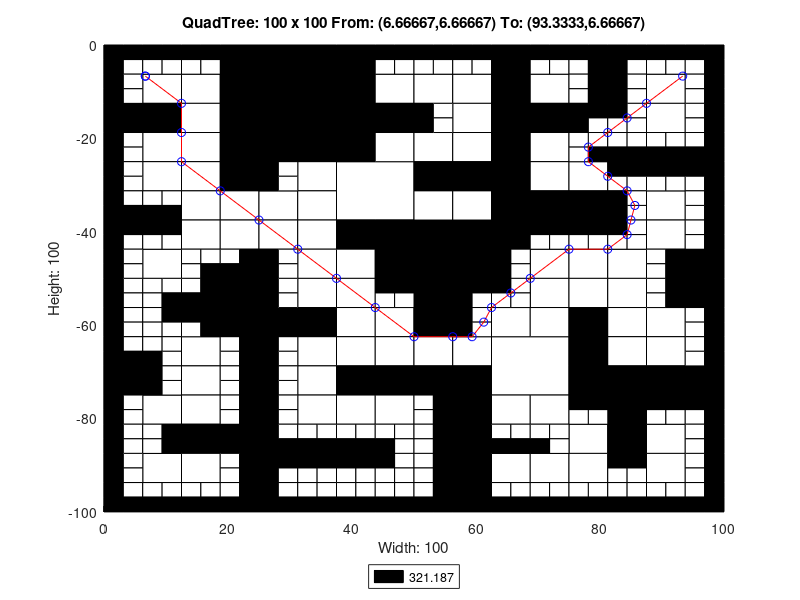

Here is the MATLAB script that generated this plot:
axis([0 100 -100 0]);
title('QuadTree: 100 x 100 From: (6.66667,6.66667) To: (93.3333,6.66667)');
xlabel('Width: 100');
ylabel('Height: 100');
rectangle('Position',[25 -12.5 12.5 12.5], 'FaceColor',[0 0 0]);
rectangle('Position',[25 -25 12.5 12.5], 'FaceColor',[0 0 0]);
rectangle('Position',[37.5 -37.5 12.5 12.5], 'FaceColor',[1 1 1]);
rectangle('Position',[50 -50 12.5 12.5], 'FaceColor',[0 0 0]);
rectangle('Position',[62.5 -75 12.5 12.5], 'FaceColor',[1 1 1]);
rectangle('Position',[6.25 -12.5 6.25 6.25], 'FaceColor',[1 1 1]);
rectangle('Position',[18.75 -6.25 6.25 6.25], 'FaceColor',[0 0 0]);
rectangle('Position',[12.5 -12.5 6.25 6.25], 'FaceColor',[1 1 1]);
rectangle('Position',[18.75 -12.5 6.25 6.25], 'FaceColor',[0 0 0]);
rectangle('Position',[0 -18.75 6.25 6.25], 'FaceColor',[0 0 0]);
rectangle('Position',[6.25 -18.75 6.25 6.25], 'FaceColor',[0 0 0]);
rectangle('Position',[6.25 -25 6.25 6.25], 'FaceColor',[1 1 1]);
rectangle('Position',[12.5 -18.75 6.25 6.25], 'FaceColor',[1 1 1]);
rectangle('Position',[18.75 -18.75 6.25 6.25], 'FaceColor',[0 0 0]);
rectangle('Position',[12.5 -25 6.25 6.25], 'FaceColor',[1 1 1]);
rectangle('Position',[18.75 -25 6.25 6.25], 'FaceColor',[0 0 0]);
rectangle('Position',[37.5 -6.25 6.25 6.25], 'FaceColor',[0 0 0]);
rectangle('Position',[37.5 -12.5 6.25 6.25], 'FaceColor',[0 0 0]);
rectangle('Position',[43.75 -12.5 6.25 6.25], 'FaceColor',[1 1 1]);
rectangle('Position',[37.5 -18.75 6.25 6.25], 'FaceColor',[0 0 0]);
rectangle('Position',[43.75 -18.75 6.25 6.25], 'FaceColor',[0 0 0]);
rectangle('Position',[37.5 -25 6.25 6.25], 'FaceColor',[0 0 0]);
rectangle('Position',[43.75 -25 6.25 6.25], 'FaceColor',[1 1 1]);
rectangle('Position',[6.25 -31.25 6.25 6.25], 'FaceColor',[1 1 1]);
rectangle('Position',[12.5 -31.25 6.25 6.25], 'FaceColor',[1 1 1]);
rectangle('Position',[18.75 -31.25 6.25 6.25], 'FaceColor',[0 0 0]);
rectangle('Position',[12.5 -37.5 6.25 6.25], 'FaceColor',[1 1 1]);
rectangle('Position',[18.75 -37.5 6.25 6.25], 'FaceColor',[1 1 1]);
rectangle('Position',[6.25 -50 6.25 6.25], 'FaceColor',[1 1 1]);
rectangle('Position',[12.5 -43.75 6.25 6.25], 'FaceColor',[1 1 1]);
rectangle('Position',[18.75 -43.75 6.25 6.25], 'FaceColor',[1 1 1]);
rectangle('Position',[31.25 -31.25 6.25 6.25], 'FaceColor',[1 1 1]);
rectangle('Position',[25 -37.5 6.25 6.25], 'FaceColor',[1 1 1]);
rectangle('Position',[31.25 -37.5 6.25 6.25], 'FaceColor',[1 1 1]);
rectangle('Position',[25 -43.75 6.25 6.25], 'FaceColor',[1 1 1]);
rectangle('Position',[31.25 -43.75 6.25 6.25], 'FaceColor',[1 1 1]);
rectangle('Position',[31.25 -50 6.25 6.25], 'FaceColor',[1 1 1]);
rectangle('Position',[37.5 -43.75 6.25 6.25], 'FaceColor',[0 0 0]);
rectangle('Position',[43.75 -43.75 6.25 6.25], 'FaceColor',[0 0 0]);
rectangle('Position',[37.5 -50 6.25 6.25], 'FaceColor',[1 1 1]);
rectangle('Position',[43.75 -50 6.25 6.25], 'FaceColor',[0 0 0]);
rectangle('Position',[50 -12.5 6.25 6.25], 'FaceColor',[1 1 1]);
rectangle('Position',[56.25 -12.5 6.25 6.25], 'FaceColor',[1 1 1]);
rectangle('Position',[62.5 -6.25 6.25 6.25], 'FaceColor',[0 0 0]);
rectangle('Position',[62.5 -12.5 6.25 6.25], 'FaceColor',[0 0 0]);
rectangle('Position',[68.75 -12.5 6.25 6.25], 'FaceColor',[1 1 1]);
rectangle('Position',[56.25 -18.75 6.25 6.25], 'FaceColor',[1 1 1]);
rectangle('Position',[50 -25 6.25 6.25], 'FaceColor',[1 1 1]);
rectangle('Position',[56.25 -25 6.25 6.25], 'FaceColor',[1 1 1]);
rectangle('Position',[62.5 -18.75 6.25 6.25], 'FaceColor',[0 0 0]);
rectangle('Position',[68.75 -18.75 6.25 6.25], 'FaceColor',[0 0 0]);
rectangle('Position',[62.5 -25 6.25 6.25], 'FaceColor',[0 0 0]);
rectangle('Position',[68.75 -25 6.25 6.25], 'FaceColor',[1 1 1]);
rectangle('Position',[87.5 -12.5 6.25 6.25], 'FaceColor',[1 1 1]);
rectangle('Position',[87.5 -18.75 6.25 6.25], 'FaceColor',[1 1 1]);
rectangle('Position',[50 -31.25 6.25 6.25], 'FaceColor',[0 0 0]);
rectangle('Position',[56.25 -31.25 6.25 6.25], 'FaceColor',[0 0 0]);
rectangle('Position',[50 -37.5 6.25 6.25], 'FaceColor',[1 1 1]);
rectangle('Position',[56.25 -37.5 6.25 6.25], 'FaceColor',[1 1 1]);
rectangle('Position',[62.5 -31.25 6.25 6.25], 'FaceColor',[0 0 0]);
rectangle('Position',[68.75 -31.25 6.25 6.25], 'FaceColor',[1 1 1]);
rectangle('Position',[62.5 -37.5 6.25 6.25], 'FaceColor',[0 0 0]);
rectangle('Position',[68.75 -37.5 6.25 6.25], 'FaceColor',[0 0 0]);
rectangle('Position',[62.5 -43.75 6.25 6.25], 'FaceColor',[0 0 0]);
rectangle('Position',[68.75 -50 6.25 6.25], 'FaceColor',[1 1 1]);
rectangle('Position',[75 -31.25 6.25 6.25], 'FaceColor',[1 1 1]);
rectangle('Position',[75 -37.5 6.25 6.25], 'FaceColor',[0 0 0]);
rectangle('Position',[87.5 -37.5 6.25 6.25], 'FaceColor',[1 1 1]);
rectangle('Position',[75 -50 6.25 6.25], 'FaceColor',[1 1 1]);
rectangle('Position',[81.25 -50 6.25 6.25], 'FaceColor',[1 1 1]);
rectangle('Position',[87.5 -43.75 6.25 6.25], 'FaceColor',[1 1 1]);
rectangle('Position',[93.75 -50 6.25 6.25], 'FaceColor',[0 0 0]);
rectangle('Position',[18.75 -56.25 6.25 6.25], 'FaceColor',[0 0 0]);
rectangle('Position',[18.75 -62.5 6.25 6.25], 'FaceColor',[0 0 0]);
rectangle('Position',[0 -75 6.25 6.25], 'FaceColor',[0 0 0]);
rectangle('Position',[12.5 -68.75 6.25 6.25], 'FaceColor',[1 1 1]);
rectangle('Position',[12.5 -75 6.25 6.25], 'FaceColor',[1 1 1]);
rectangle('Position',[31.25 -56.25 6.25 6.25], 'FaceColor',[1 1 1]);
rectangle('Position',[25 -62.5 6.25 6.25], 'FaceColor',[0 0 0]);
rectangle('Position',[31.25 -62.5 6.25 6.25], 'FaceColor',[0 0 0]);
rectangle('Position',[37.5 -56.25 6.25 6.25], 'FaceColor',[1 1 1]);
rectangle('Position',[37.5 -62.5 6.25 6.25], 'FaceColor',[1 1 1]);
rectangle('Position',[43.75 -62.5 6.25 6.25], 'FaceColor',[1 1 1]);
rectangle('Position',[31.25 -68.75 6.25 6.25], 'FaceColor',[1 1 1]);
rectangle('Position',[31.25 -75 6.25 6.25], 'FaceColor',[1 1 1]);
rectangle('Position',[37.5 -68.75 6.25 6.25], 'FaceColor',[1 1 1]);
rectangle('Position',[43.75 -68.75 6.25 6.25], 'FaceColor',[1 1 1]);
rectangle('Position',[37.5 -75 6.25 6.25], 'FaceColor',[0 0 0]);
rectangle('Position',[43.75 -75 6.25 6.25], 'FaceColor',[0 0 0]);
rectangle('Position',[6.25 -81.25 6.25 6.25], 'FaceColor',[1 1 1]);
rectangle('Position',[12.5 -81.25 6.25 6.25], 'FaceColor',[1 1 1]);
rectangle('Position',[12.5 -87.5 6.25 6.25], 'FaceColor',[0 0 0]);
rectangle('Position',[18.75 -87.5 6.25 6.25], 'FaceColor',[0 0 0]);
rectangle('Position',[6.25 -93.75 6.25 6.25], 'FaceColor',[1 1 1]);
rectangle('Position',[12.5 -93.75 6.25 6.25], 'FaceColor',[1 1 1]);
rectangle('Position',[31.25 -81.25 6.25 6.25], 'FaceColor',[1 1 1]);
rectangle('Position',[37.5 -81.25 6.25 6.25], 'FaceColor',[1 1 1]);
rectangle('Position',[43.75 -81.25 6.25 6.25], 'FaceColor',[1 1 1]);
rectangle('Position',[50 -56.25 6.25 6.25], 'FaceColor',[0 0 0]);
rectangle('Position',[50 -62.5 6.25 6.25], 'FaceColor',[0 0 0]);
rectangle('Position',[68.75 -56.25 6.25 6.25], 'FaceColor',[1 1 1]);
rectangle('Position',[62.5 -62.5 6.25 6.25], 'FaceColor',[1 1 1]);
rectangle('Position',[68.75 -62.5 6.25 6.25], 'FaceColor',[1 1 1]);
rectangle('Position',[50 -68.75 6.25 6.25], 'FaceColor',[1 1 1]);
rectangle('Position',[56.25 -68.75 6.25 6.25], 'FaceColor',[1 1 1]);
rectangle('Position',[50 -75 6.25 6.25], 'FaceColor',[0 0 0]);
rectangle('Position',[56.25 -75 6.25 6.25], 'FaceColor',[0 0 0]);
rectangle('Position',[75 -56.25 6.25 6.25], 'FaceColor',[1 1 1]);
rectangle('Position',[81.25 -56.25 6.25 6.25], 'FaceColor',[1 1 1]);
rectangle('Position',[75 -62.5 6.25 6.25], 'FaceColor',[0 0 0]);
rectangle('Position',[81.25 -62.5 6.25 6.25], 'FaceColor',[1 1 1]);
rectangle('Position',[93.75 -56.25 6.25 6.25], 'FaceColor',[0 0 0]);
rectangle('Position',[87.5 -62.5 6.25 6.25], 'FaceColor',[1 1 1]);
rectangle('Position',[75 -68.75 6.25 6.25], 'FaceColor',[0 0 0]);
rectangle('Position',[81.25 -68.75 6.25 6.25], 'FaceColor',[1 1 1]);
rectangle('Position',[75 -75 6.25 6.25], 'FaceColor',[0 0 0]);
rectangle('Position',[81.25 -75 6.25 6.25], 'FaceColor',[0 0 0]);
rectangle('Position',[87.5 -68.75 6.25 6.25], 'FaceColor',[1 1 1]);
rectangle('Position',[87.5 -75 6.25 6.25], 'FaceColor',[0 0 0]);
rectangle('Position',[93.75 -75 6.25 6.25], 'FaceColor',[0 0 0]);
rectangle('Position',[56.25 -81.25 6.25 6.25], 'FaceColor',[0 0 0]);
rectangle('Position',[56.25 -87.5 6.25 6.25], 'FaceColor',[0 0 0]);
rectangle('Position',[62.5 -81.25 6.25 6.25], 'FaceColor',[1 1 1]);
rectangle('Position',[68.75 -81.25 6.25 6.25], 'FaceColor',[1 1 1]);
rectangle('Position',[56.25 -93.75 6.25 6.25], 'FaceColor',[0 0 0]);
rectangle('Position',[56.25 -100 6.25 6.25], 'FaceColor',[0 0 0]);
rectangle('Position',[62.5 -93.75 6.25 6.25], 'FaceColor',[1 1 1]);
rectangle('Position',[68.75 -93.75 6.25 6.25], 'FaceColor',[1 1 1]);
rectangle('Position',[81.25 -81.25 6.25 6.25], 'FaceColor',[0 0 0]);
rectangle('Position',[75 -87.5 6.25 6.25], 'FaceColor',[1 1 1]);
rectangle('Position',[81.25 -87.5 6.25 6.25], 'FaceColor',[0 0 0]);
rectangle('Position',[87.5 -87.5 6.25 6.25], 'FaceColor',[1 1 1]);
rectangle('Position',[75 -93.75 6.25 6.25], 'FaceColor',[1 1 1]);
rectangle('Position',[87.5 -93.75 6.25 6.25], 'FaceColor',[1 1 1]);
rectangle('Position',[0 -3.125 3.125 3.125], 'FaceColor',[0 0 0]);
rectangle('Position',[3.125 -3.125 3.125 3.125], 'FaceColor',[0 0 0]);
rectangle('Position',[0 -6.25 3.125 3.125], 'FaceColor',[0 0 0]);
rectangle('Position',[3.125 -6.25 3.125 3.125], 'FaceColor',[1 1 1]);
rectangle('Position',[6.25 -3.125 3.125 3.125], 'FaceColor',[0 0 0]);
rectangle('Position',[9.375 -3.125 3.125 3.125], 'FaceColor',[0 0 0]);
rectangle('Position',[6.25 -6.25 3.125 3.125], 'FaceColor',[1 1 1]);
rectangle('Position',[9.375 -6.25 3.125 3.125], 'FaceColor',[1 1 1]);
rectangle('Position',[0 -9.375 3.125 3.125], 'FaceColor',[0 0 0]);
rectangle('Position',[3.125 -9.375 3.125 3.125], 'FaceColor',[1 1 1]);
rectangle('Position',[0 -12.5 3.125 3.125], 'FaceColor',[0 0 0]);
rectangle('Position',[3.125 -12.5 3.125 3.125], 'FaceColor',[1 1 1]);
rectangle('Position',[12.5 -3.125 3.125 3.125], 'FaceColor',[0 0 0]);
rectangle('Position',[15.625 -3.125 3.125 3.125], 'FaceColor',[0 0 0]);
rectangle('Position',[12.5 -6.25 3.125 3.125], 'FaceColor',[1 1 1]);
rectangle('Position',[15.625 -6.25 3.125 3.125], 'FaceColor',[1 1 1]);
rectangle('Position',[0 -21.875 3.125 3.125], 'FaceColor',[0 0 0]);
rectangle('Position',[3.125 -21.875 3.125 3.125], 'FaceColor',[1 1 1]);
rectangle('Position',[0 -25 3.125 3.125], 'FaceColor',[0 0 0]);
rectangle('Position',[3.125 -25 3.125 3.125], 'FaceColor',[1 1 1]);
rectangle('Position',[43.75 -3.125 3.125 3.125], 'FaceColor',[0 0 0]);
rectangle('Position',[46.875 -3.125 3.125 3.125], 'FaceColor',[0 0 0]);
rectangle('Position',[43.75 -6.25 3.125 3.125], 'FaceColor',[1 1 1]);
rectangle('Position',[46.875 -6.25 3.125 3.125], 'FaceColor',[1 1 1]);
rectangle('Position',[0 -28.125 3.125 3.125], 'FaceColor',[0 0 0]);
rectangle('Position',[3.125 -28.125 3.125 3.125], 'FaceColor',[1 1 1]);
rectangle('Position',[0 -31.25 3.125 3.125], 'FaceColor',[0 0 0]);
rectangle('Position',[3.125 -31.25 3.125 3.125], 'FaceColor',[1 1 1]);
rectangle('Position',[0 -34.375 3.125 3.125], 'FaceColor',[0 0 0]);
rectangle('Position',[3.125 -34.375 3.125 3.125], 'FaceColor',[1 1 1]);
rectangle('Position',[0 -37.5 3.125 3.125], 'FaceColor',[0 0 0]);
rectangle('Position',[3.125 -37.5 3.125 3.125], 'FaceColor',[0 0 0]);
rectangle('Position',[6.25 -34.375 3.125 3.125], 'FaceColor',[1 1 1]);
rectangle('Position',[9.375 -34.375 3.125 3.125], 'FaceColor',[1 1 1]);
rectangle('Position',[6.25 -37.5 3.125 3.125], 'FaceColor',[0 0 0]);
rectangle('Position',[9.375 -37.5 3.125 3.125], 'FaceColor',[0 0 0]);
rectangle('Position',[0 -40.625 3.125 3.125], 'FaceColor',[0 0 0]);
rectangle('Position',[3.125 -40.625 3.125 3.125], 'FaceColor',[0 0 0]);
rectangle('Position',[0 -43.75 3.125 3.125], 'FaceColor',[0 0 0]);
rectangle('Position',[3.125 -43.75 3.125 3.125], 'FaceColor',[1 1 1]);
rectangle('Position',[6.25 -40.625 3.125 3.125], 'FaceColor',[0 0 0]);
rectangle('Position',[9.375 -40.625 3.125 3.125], 'FaceColor',[0 0 0]);
rectangle('Position',[6.25 -43.75 3.125 3.125], 'FaceColor',[1 1 1]);
rectangle('Position',[9.375 -43.75 3.125 3.125], 'FaceColor',[1 1 1]);
rectangle('Position',[0 -46.875 3.125 3.125], 'FaceColor',[0 0 0]);
rectangle('Position',[3.125 -46.875 3.125 3.125], 'FaceColor',[1 1 1]);
rectangle('Position',[0 -50 3.125 3.125], 'FaceColor',[0 0 0]);
rectangle('Position',[3.125 -50 3.125 3.125], 'FaceColor',[1 1 1]);
rectangle('Position',[12.5 -46.875 3.125 3.125], 'FaceColor',[1 1 1]);
rectangle('Position',[15.625 -46.875 3.125 3.125], 'FaceColor',[1 1 1]);
rectangle('Position',[12.5 -50 3.125 3.125], 'FaceColor',[1 1 1]);
rectangle('Position',[15.625 -50 3.125 3.125], 'FaceColor',[0 0 0]);
rectangle('Position',[18.75 -46.875 3.125 3.125], 'FaceColor',[1 1 1]);
rectangle('Position',[21.875 -46.875 3.125 3.125], 'FaceColor',[0 0 0]);
rectangle('Position',[18.75 -50 3.125 3.125], 'FaceColor',[0 0 0]);
rectangle('Position',[21.875 -50 3.125 3.125], 'FaceColor',[0 0 0]);
rectangle('Position',[25 -28.125 3.125 3.125], 'FaceColor',[0 0 0]);
rectangle('Position',[28.125 -28.125 3.125 3.125], 'FaceColor',[1 1 1]);
rectangle('Position',[25 -31.25 3.125 3.125], 'FaceColor',[0 0 0]);
rectangle('Position',[28.125 -31.25 3.125 3.125], 'FaceColor',[1 1 1]);
rectangle('Position',[25 -46.875 3.125 3.125], 'FaceColor',[0 0 0]);
rectangle('Position',[28.125 -46.875 3.125 3.125], 'FaceColor',[1 1 1]);
rectangle('Position',[25 -50 3.125 3.125], 'FaceColor',[0 0 0]);
rectangle('Position',[28.125 -50 3.125 3.125], 'FaceColor',[1 1 1]);
rectangle('Position',[50 -3.125 3.125 3.125], 'FaceColor',[0 0 0]);
rectangle('Position',[53.125 -3.125 3.125 3.125], 'FaceColor',[0 0 0]);
rectangle('Position',[50 -6.25 3.125 3.125], 'FaceColor',[1 1 1]);
rectangle('Position',[53.125 -6.25 3.125 3.125], 'FaceColor',[1 1 1]);
rectangle('Position',[56.25 -3.125 3.125 3.125], 'FaceColor',[0 0 0]);
rectangle('Position',[59.375 -3.125 3.125 3.125], 'FaceColor',[0 0 0]);
rectangle('Position',[56.25 -6.25 3.125 3.125], 'FaceColor',[1 1 1]);
rectangle('Position',[59.375 -6.25 3.125 3.125], 'FaceColor',[1 1 1]);
rectangle('Position',[68.75 -3.125 3.125 3.125], 'FaceColor',[0 0 0]);
rectangle('Position',[71.875 -3.125 3.125 3.125], 'FaceColor',[0 0 0]);
rectangle('Position',[68.75 -6.25 3.125 3.125], 'FaceColor',[1 1 1]);
rectangle('Position',[71.875 -6.25 3.125 3.125], 'FaceColor',[1 1 1]);
rectangle('Position',[50 -15.625 3.125 3.125], 'FaceColor',[0 0 0]);
rectangle('Position',[53.125 -15.625 3.125 3.125], 'FaceColor',[1 1 1]);
rectangle('Position',[50 -18.75 3.125 3.125], 'FaceColor',[0 0 0]);
rectangle('Position',[53.125 -18.75 3.125 3.125], 'FaceColor',[1 1 1]);
rectangle('Position',[75 -3.125 3.125 3.125], 'FaceColor',[0 0 0]);
rectangle('Position',[78.125 -3.125 3.125 3.125], 'FaceColor',[0 0 0]);
rectangle('Position',[75 -6.25 3.125 3.125], 'FaceColor',[1 1 1]);
rectangle('Position',[78.125 -6.25 3.125 3.125], 'FaceColor',[0 0 0]);
rectangle('Position',[81.25 -3.125 3.125 3.125], 'FaceColor',[0 0 0]);
rectangle('Position',[84.375 -3.125 3.125 3.125], 'FaceColor',[0 0 0]);
rectangle('Position',[81.25 -6.25 3.125 3.125], 'FaceColor',[0 0 0]);
rectangle('Position',[84.375 -6.25 3.125 3.125], 'FaceColor',[1 1 1]);
rectangle('Position',[75 -9.375 3.125 3.125], 'FaceColor',[1 1 1]);
rectangle('Position',[78.125 -9.375 3.125 3.125], 'FaceColor',[0 0 0]);
rectangle('Position',[75 -12.5 3.125 3.125], 'FaceColor',[1 1 1]);
rectangle('Position',[78.125 -12.5 3.125 3.125], 'FaceColor',[0 0 0]);
rectangle('Position',[81.25 -9.375 3.125 3.125], 'FaceColor',[0 0 0]);
rectangle('Position',[84.375 -9.375 3.125 3.125], 'FaceColor',[1 1 1]);
rectangle('Position',[81.25 -12.5 3.125 3.125], 'FaceColor',[0 0 0]);
rectangle('Position',[84.375 -12.5 3.125 3.125], 'FaceColor',[1 1 1]);
rectangle('Position',[87.5 -3.125 3.125 3.125], 'FaceColor',[0 0 0]);
rectangle('Position',[90.625 -3.125 3.125 3.125], 'FaceColor',[0 0 0]);
rectangle('Position',[87.5 -6.25 3.125 3.125], 'FaceColor',[1 1 1]);
rectangle('Position',[90.625 -6.25 3.125 3.125], 'FaceColor',[1 1 1]);
rectangle('Position',[93.75 -3.125 3.125 3.125], 'FaceColor',[0 0 0]);
rectangle('Position',[96.875 -3.125 3.125 3.125], 'FaceColor',[0 0 0]);
rectangle('Position',[93.75 -6.25 3.125 3.125], 'FaceColor',[1 1 1]);
rectangle('Position',[96.875 -6.25 3.125 3.125], 'FaceColor',[0 0 0]);
rectangle('Position',[93.75 -9.375 3.125 3.125], 'FaceColor',[1 1 1]);
rectangle('Position',[96.875 -9.375 3.125 3.125], 'FaceColor',[0 0 0]);
rectangle('Position',[93.75 -12.5 3.125 3.125], 'FaceColor',[1 1 1]);
rectangle('Position',[96.875 -12.5 3.125 3.125], 'FaceColor',[0 0 0]);
rectangle('Position',[75 -15.625 3.125 3.125], 'FaceColor',[0 0 0]);
rectangle('Position',[78.125 -15.625 3.125 3.125], 'FaceColor',[0 0 0]);
rectangle('Position',[75 -18.75 3.125 3.125], 'FaceColor',[0 0 0]);
rectangle('Position',[78.125 -18.75 3.125 3.125], 'FaceColor',[1 1 1]);
rectangle('Position',[81.25 -15.625 3.125 3.125], 'FaceColor',[0 0 0]);
rectangle('Position',[84.375 -15.625 3.125 3.125], 'FaceColor',[1 1 1]);
rectangle('Position',[81.25 -18.75 3.125 3.125], 'FaceColor',[1 1 1]);
rectangle('Position',[84.375 -18.75 3.125 3.125], 'FaceColor',[1 1 1]);
rectangle('Position',[75 -21.875 3.125 3.125], 'FaceColor',[1 1 1]);
rectangle('Position',[78.125 -21.875 3.125 3.125], 'FaceColor',[1 1 1]);
rectangle('Position',[75 -25 3.125 3.125], 'FaceColor',[1 1 1]);
rectangle('Position',[78.125 -25 3.125 3.125], 'FaceColor',[0 0 0]);
rectangle('Position',[81.25 -21.875 3.125 3.125], 'FaceColor',[1 1 1]);
rectangle('Position',[84.375 -21.875 3.125 3.125], 'FaceColor',[1 1 1]);
rectangle('Position',[81.25 -25 3.125 3.125], 'FaceColor',[0 0 0]);
rectangle('Position',[84.375 -25 3.125 3.125], 'FaceColor',[0 0 0]);
rectangle('Position',[93.75 -15.625 3.125 3.125], 'FaceColor',[1 1 1]);
rectangle('Position',[96.875 -15.625 3.125 3.125], 'FaceColor',[0 0 0]);
rectangle('Position',[93.75 -18.75 3.125 3.125], 'FaceColor',[1 1 1]);
rectangle('Position',[96.875 -18.75 3.125 3.125], 'FaceColor',[0 0 0]);
rectangle('Position',[87.5 -21.875 3.125 3.125], 'FaceColor',[1 1 1]);
rectangle('Position',[90.625 -21.875 3.125 3.125], 'FaceColor',[1 1 1]);
rectangle('Position',[87.5 -25 3.125 3.125], 'FaceColor',[0 0 0]);
rectangle('Position',[90.625 -25 3.125 3.125], 'FaceColor',[0 0 0]);
rectangle('Position',[93.75 -21.875 3.125 3.125], 'FaceColor',[1 1 1]);
rectangle('Position',[96.875 -21.875 3.125 3.125], 'FaceColor',[0 0 0]);
rectangle('Position',[93.75 -25 3.125 3.125], 'FaceColor',[0 0 0]);
rectangle('Position',[96.875 -25 3.125 3.125], 'FaceColor',[0 0 0]);
rectangle('Position',[68.75 -40.625 3.125 3.125], 'FaceColor',[0 0 0]);
rectangle('Position',[71.875 -40.625 3.125 3.125], 'FaceColor',[0 0 0]);
rectangle('Position',[68.75 -43.75 3.125 3.125], 'FaceColor',[1 1 1]);
rectangle('Position',[71.875 -43.75 3.125 3.125], 'FaceColor',[1 1 1]);
rectangle('Position',[62.5 -46.875 3.125 3.125], 'FaceColor',[0 0 0]);
rectangle('Position',[65.625 -46.875 3.125 3.125], 'FaceColor',[1 1 1]);
rectangle('Position',[62.5 -50 3.125 3.125], 'FaceColor',[0 0 0]);
rectangle('Position',[65.625 -50 3.125 3.125], 'FaceColor',[1 1 1]);
rectangle('Position',[81.25 -28.125 3.125 3.125], 'FaceColor',[0 0 0]);
rectangle('Position',[84.375 -28.125 3.125 3.125], 'FaceColor',[0 0 0]);
rectangle('Position',[81.25 -31.25 3.125 3.125], 'FaceColor',[1 1 1]);
rectangle('Position',[84.375 -31.25 3.125 3.125], 'FaceColor',[1 1 1]);
rectangle('Position',[81.25 -34.375 3.125 3.125], 'FaceColor',[0 0 0]);
rectangle('Position',[84.375 -34.375 3.125 3.125], 'FaceColor',[1 1 1]);
rectangle('Position',[81.25 -37.5 3.125 3.125], 'FaceColor',[0 0 0]);
rectangle('Position',[84.375 -37.5 3.125 3.125], 'FaceColor',[1 1 1]);
rectangle('Position',[87.5 -28.125 3.125 3.125], 'FaceColor',[0 0 0]);
rectangle('Position',[90.625 -28.125 3.125 3.125], 'FaceColor',[0 0 0]);
rectangle('Position',[87.5 -31.25 3.125 3.125], 'FaceColor',[1 1 1]);
rectangle('Position',[90.625 -31.25 3.125 3.125], 'FaceColor',[1 1 1]);
rectangle('Position',[93.75 -28.125 3.125 3.125], 'FaceColor',[0 0 0]);
rectangle('Position',[96.875 -28.125 3.125 3.125], 'FaceColor',[0 0 0]);
rectangle('Position',[93.75 -31.25 3.125 3.125], 'FaceColor',[1 1 1]);
rectangle('Position',[96.875 -31.25 3.125 3.125], 'FaceColor',[0 0 0]);
rectangle('Position',[93.75 -34.375 3.125 3.125], 'FaceColor',[1 1 1]);
rectangle('Position',[96.875 -34.375 3.125 3.125], 'FaceColor',[0 0 0]);
rectangle('Position',[93.75 -37.5 3.125 3.125], 'FaceColor',[1 1 1]);
rectangle('Position',[96.875 -37.5 3.125 3.125], 'FaceColor',[0 0 0]);
rectangle('Position',[75 -40.625 3.125 3.125], 'FaceColor',[0 0 0]);
rectangle('Position',[78.125 -40.625 3.125 3.125], 'FaceColor',[0 0 0]);
rectangle('Position',[75 -43.75 3.125 3.125], 'FaceColor',[1 1 1]);
rectangle('Position',[78.125 -43.75 3.125 3.125], 'FaceColor',[1 1 1]);
rectangle('Position',[81.25 -40.625 3.125 3.125], 'FaceColor',[0 0 0]);
rectangle('Position',[84.375 -40.625 3.125 3.125], 'FaceColor',[1 1 1]);
rectangle('Position',[81.25 -43.75 3.125 3.125], 'FaceColor',[1 1 1]);
rectangle('Position',[84.375 -43.75 3.125 3.125], 'FaceColor',[1 1 1]);
rectangle('Position',[93.75 -40.625 3.125 3.125], 'FaceColor',[1 1 1]);
rectangle('Position',[96.875 -40.625 3.125 3.125], 'FaceColor',[0 0 0]);
rectangle('Position',[93.75 -43.75 3.125 3.125], 'FaceColor',[1 1 1]);
rectangle('Position',[96.875 -43.75 3.125 3.125], 'FaceColor',[0 0 0]);
rectangle('Position',[87.5 -46.875 3.125 3.125], 'FaceColor',[1 1 1]);
rectangle('Position',[90.625 -46.875 3.125 3.125], 'FaceColor',[0 0 0]);
rectangle('Position',[87.5 -50 3.125 3.125], 'FaceColor',[1 1 1]);
rectangle('Position',[90.625 -50 3.125 3.125], 'FaceColor',[0 0 0]);
rectangle('Position',[0 -53.125 3.125 3.125], 'FaceColor',[0 0 0]);
rectangle('Position',[3.125 -53.125 3.125 3.125], 'FaceColor',[1 1 1]);
rectangle('Position',[0 -56.25 3.125 3.125], 'FaceColor',[0 0 0]);
rectangle('Position',[3.125 -56.25 3.125 3.125], 'FaceColor',[1 1 1]);
rectangle('Position',[6.25 -53.125 3.125 3.125], 'FaceColor',[1 1 1]);
rectangle('Position',[9.375 -53.125 3.125 3.125], 'FaceColor',[1 1 1]);
rectangle('Position',[6.25 -56.25 3.125 3.125], 'FaceColor',[1 1 1]);
rectangle('Position',[9.375 -56.25 3.125 3.125], 'FaceColor',[0 0 0]);
rectangle('Position',[0 -59.375 3.125 3.125], 'FaceColor',[0 0 0]);
rectangle('Position',[3.125 -59.375 3.125 3.125], 'FaceColor',[1 1 1]);
rectangle('Position',[0 -62.5 3.125 3.125], 'FaceColor',[0 0 0]);
rectangle('Position',[3.125 -62.5 3.125 3.125], 'FaceColor',[1 1 1]);
rectangle('Position',[6.25 -59.375 3.125 3.125], 'FaceColor',[1 1 1]);
rectangle('Position',[9.375 -59.375 3.125 3.125], 'FaceColor',[0 0 0]);
rectangle('Position',[6.25 -62.5 3.125 3.125], 'FaceColor',[1 1 1]);
rectangle('Position',[9.375 -62.5 3.125 3.125], 'FaceColor',[1 1 1]);
rectangle('Position',[12.5 -53.125 3.125 3.125], 'FaceColor',[1 1 1]);
rectangle('Position',[15.625 -53.125 3.125 3.125], 'FaceColor',[0 0 0]);
rectangle('Position',[12.5 -56.25 3.125 3.125], 'FaceColor',[0 0 0]);
rectangle('Position',[15.625 -56.25 3.125 3.125], 'FaceColor',[0 0 0]);
rectangle('Position',[12.5 -59.375 3.125 3.125], 'FaceColor',[0 0 0]);
rectangle('Position',[15.625 -59.375 3.125 3.125], 'FaceColor',[0 0 0]);
rectangle('Position',[12.5 -62.5 3.125 3.125], 'FaceColor',[1 1 1]);
rectangle('Position',[15.625 -62.5 3.125 3.125], 'FaceColor',[0 0 0]);
rectangle('Position',[0 -65.625 3.125 3.125], 'FaceColor',[0 0 0]);
rectangle('Position',[3.125 -65.625 3.125 3.125], 'FaceColor',[1 1 1]);
rectangle('Position',[0 -68.75 3.125 3.125], 'FaceColor',[0 0 0]);
rectangle('Position',[3.125 -68.75 3.125 3.125], 'FaceColor',[0 0 0]);
rectangle('Position',[6.25 -65.625 3.125 3.125], 'FaceColor',[1 1 1]);
rectangle('Position',[9.375 -65.625 3.125 3.125], 'FaceColor',[1 1 1]);
rectangle('Position',[6.25 -68.75 3.125 3.125], 'FaceColor',[0 0 0]);
rectangle('Position',[9.375 -68.75 3.125 3.125], 'FaceColor',[1 1 1]);
rectangle('Position',[6.25 -71.875 3.125 3.125], 'FaceColor',[0 0 0]);
rectangle('Position',[9.375 -71.875 3.125 3.125], 'FaceColor',[1 1 1]);
rectangle('Position',[6.25 -75 3.125 3.125], 'FaceColor',[0 0 0]);
rectangle('Position',[9.375 -75 3.125 3.125], 'FaceColor',[1 1 1]);
rectangle('Position',[18.75 -65.625 3.125 3.125], 'FaceColor',[1 1 1]);
rectangle('Position',[21.875 -65.625 3.125 3.125], 'FaceColor',[0 0 0]);
rectangle('Position',[18.75 -68.75 3.125 3.125], 'FaceColor',[1 1 1]);
rectangle('Position',[21.875 -68.75 3.125 3.125], 'FaceColor',[0 0 0]);
rectangle('Position',[18.75 -71.875 3.125 3.125], 'FaceColor',[1 1 1]);
rectangle('Position',[21.875 -71.875 3.125 3.125], 'FaceColor',[0 0 0]);
rectangle('Position',[18.75 -75 3.125 3.125], 'FaceColor',[1 1 1]);
rectangle('Position',[21.875 -75 3.125 3.125], 'FaceColor',[0 0 0]);
rectangle('Position',[25 -53.125 3.125 3.125], 'FaceColor',[0 0 0]);
rectangle('Position',[28.125 -53.125 3.125 3.125], 'FaceColor',[1 1 1]);
rectangle('Position',[25 -56.25 3.125 3.125], 'FaceColor',[0 0 0]);
rectangle('Position',[28.125 -56.25 3.125 3.125], 'FaceColor',[1 1 1]);
rectangle('Position',[43.75 -53.125 3.125 3.125], 'FaceColor',[0 0 0]);
rectangle('Position',[46.875 -53.125 3.125 3.125], 'FaceColor',[0 0 0]);
rectangle('Position',[43.75 -56.25 3.125 3.125], 'FaceColor',[1 1 1]);
rectangle('Position',[46.875 -56.25 3.125 3.125], 'FaceColor',[1 1 1]);
rectangle('Position',[25 -65.625 3.125 3.125], 'FaceColor',[0 0 0]);
rectangle('Position',[28.125 -65.625 3.125 3.125], 'FaceColor',[1 1 1]);
rectangle('Position',[25 -68.75 3.125 3.125], 'FaceColor',[0 0 0]);
rectangle('Position',[28.125 -68.75 3.125 3.125], 'FaceColor',[1 1 1]);
rectangle('Position',[25 -71.875 3.125 3.125], 'FaceColor',[0 0 0]);
rectangle('Position',[28.125 -71.875 3.125 3.125], 'FaceColor',[1 1 1]);
rectangle('Position',[25 -75 3.125 3.125], 'FaceColor',[0 0 0]);
rectangle('Position',[28.125 -75 3.125 3.125], 'FaceColor',[1 1 1]);
rectangle('Position',[0 -78.125 3.125 3.125], 'FaceColor',[0 0 0]);
rectangle('Position',[3.125 -78.125 3.125 3.125], 'FaceColor',[1 1 1]);
rectangle('Position',[0 -81.25 3.125 3.125], 'FaceColor',[0 0 0]);
rectangle('Position',[3.125 -81.25 3.125 3.125], 'FaceColor',[1 1 1]);
rectangle('Position',[0 -84.375 3.125 3.125], 'FaceColor',[0 0 0]);
rectangle('Position',[3.125 -84.375 3.125 3.125], 'FaceColor',[1 1 1]);
rectangle('Position',[0 -87.5 3.125 3.125], 'FaceColor',[0 0 0]);
rectangle('Position',[3.125 -87.5 3.125 3.125], 'FaceColor',[1 1 1]);
rectangle('Position',[6.25 -84.375 3.125 3.125], 'FaceColor',[1 1 1]);
rectangle('Position',[9.375 -84.375 3.125 3.125], 'FaceColor',[0 0 0]);
rectangle('Position',[6.25 -87.5 3.125 3.125], 'FaceColor',[1 1 1]);
rectangle('Position',[9.375 -87.5 3.125 3.125], 'FaceColor',[0 0 0]);
rectangle('Position',[18.75 -78.125 3.125 3.125], 'FaceColor',[1 1 1]);
rectangle('Position',[21.875 -78.125 3.125 3.125], 'FaceColor',[0 0 0]);
rectangle('Position',[18.75 -81.25 3.125 3.125], 'FaceColor',[1 1 1]);
rectangle('Position',[21.875 -81.25 3.125 3.125], 'FaceColor',[0 0 0]);
rectangle('Position',[0 -90.625 3.125 3.125], 'FaceColor',[0 0 0]);
rectangle('Position',[3.125 -90.625 3.125 3.125], 'FaceColor',[1 1 1]);
rectangle('Position',[0 -93.75 3.125 3.125], 'FaceColor',[0 0 0]);
rectangle('Position',[3.125 -93.75 3.125 3.125], 'FaceColor',[1 1 1]);
rectangle('Position',[0 -96.875 3.125 3.125], 'FaceColor',[0 0 0]);
rectangle('Position',[3.125 -96.875 3.125 3.125], 'FaceColor',[1 1 1]);
rectangle('Position',[0 -100 3.125 3.125], 'FaceColor',[0 0 0]);
rectangle('Position',[3.125 -100 3.125 3.125], 'FaceColor',[0 0 0]);
rectangle('Position',[6.25 -96.875 3.125 3.125], 'FaceColor',[1 1 1]);
rectangle('Position',[9.375 -96.875 3.125 3.125], 'FaceColor',[1 1 1]);
rectangle('Position',[6.25 -100 3.125 3.125], 'FaceColor',[0 0 0]);
rectangle('Position',[9.375 -100 3.125 3.125], 'FaceColor',[0 0 0]);
rectangle('Position',[18.75 -90.625 3.125 3.125], 'FaceColor',[1 1 1]);
rectangle('Position',[21.875 -90.625 3.125 3.125], 'FaceColor',[0 0 0]);
rectangle('Position',[18.75 -93.75 3.125 3.125], 'FaceColor',[1 1 1]);
rectangle('Position',[21.875 -93.75 3.125 3.125], 'FaceColor',[0 0 0]);
rectangle('Position',[12.5 -96.875 3.125 3.125], 'FaceColor',[1 1 1]);
rectangle('Position',[15.625 -96.875 3.125 3.125], 'FaceColor',[1 1 1]);
rectangle('Position',[12.5 -100 3.125 3.125], 'FaceColor',[0 0 0]);
rectangle('Position',[15.625 -100 3.125 3.125], 'FaceColor',[0 0 0]);
rectangle('Position',[18.75 -96.875 3.125 3.125], 'FaceColor',[1 1 1]);
rectangle('Position',[21.875 -96.875 3.125 3.125], 'FaceColor',[0 0 0]);
rectangle('Position',[18.75 -100 3.125 3.125], 'FaceColor',[0 0 0]);
rectangle('Position',[21.875 -100 3.125 3.125], 'FaceColor',[0 0 0]);
rectangle('Position',[25 -78.125 3.125 3.125], 'FaceColor',[0 0 0]);
rectangle('Position',[28.125 -78.125 3.125 3.125], 'FaceColor',[1 1 1]);
rectangle('Position',[25 -81.25 3.125 3.125], 'FaceColor',[0 0 0]);
rectangle('Position',[28.125 -81.25 3.125 3.125], 'FaceColor',[1 1 1]);
rectangle('Position',[25 -84.375 3.125 3.125], 'FaceColor',[0 0 0]);
rectangle('Position',[28.125 -84.375 3.125 3.125], 'FaceColor',[1 1 1]);
rectangle('Position',[25 -87.5 3.125 3.125], 'FaceColor',[0 0 0]);
rectangle('Position',[28.125 -87.5 3.125 3.125], 'FaceColor',[0 0 0]);
rectangle('Position',[31.25 -84.375 3.125 3.125], 'FaceColor',[1 1 1]);
rectangle('Position',[34.375 -84.375 3.125 3.125], 'FaceColor',[1 1 1]);
rectangle('Position',[31.25 -87.5 3.125 3.125], 'FaceColor',[0 0 0]);
rectangle('Position',[34.375 -87.5 3.125 3.125], 'FaceColor',[0 0 0]);
rectangle('Position',[37.5 -84.375 3.125 3.125], 'FaceColor',[1 1 1]);
rectangle('Position',[40.625 -84.375 3.125 3.125], 'FaceColor',[1 1 1]);
rectangle('Position',[37.5 -87.5 3.125 3.125], 'FaceColor',[0 0 0]);
rectangle('Position',[40.625 -87.5 3.125 3.125], 'FaceColor',[0 0 0]);
rectangle('Position',[43.75 -84.375 3.125 3.125], 'FaceColor',[1 1 1]);
rectangle('Position',[46.875 -84.375 3.125 3.125], 'FaceColor',[1 1 1]);
rectangle('Position',[43.75 -87.5 3.125 3.125], 'FaceColor',[0 0 0]);
rectangle('Position',[46.875 -87.5 3.125 3.125], 'FaceColor',[1 1 1]);
rectangle('Position',[25 -90.625 3.125 3.125], 'FaceColor',[0 0 0]);
rectangle('Position',[28.125 -90.625 3.125 3.125], 'FaceColor',[0 0 0]);
rectangle('Position',[25 -93.75 3.125 3.125], 'FaceColor',[0 0 0]);
rectangle('Position',[28.125 -93.75 3.125 3.125], 'FaceColor',[1 1 1]);
rectangle('Position',[31.25 -90.625 3.125 3.125], 'FaceColor',[0 0 0]);
rectangle('Position',[34.375 -90.625 3.125 3.125], 'FaceColor',[0 0 0]);
rectangle('Position',[31.25 -93.75 3.125 3.125], 'FaceColor',[1 1 1]);
rectangle('Position',[34.375 -93.75 3.125 3.125], 'FaceColor',[1 1 1]);
rectangle('Position',[25 -96.875 3.125 3.125], 'FaceColor',[0 0 0]);
rectangle('Position',[28.125 -96.875 3.125 3.125], 'FaceColor',[1 1 1]);
rectangle('Position',[25 -100 3.125 3.125], 'FaceColor',[0 0 0]);
rectangle('Position',[28.125 -100 3.125 3.125], 'FaceColor',[0 0 0]);
rectangle('Position',[31.25 -96.875 3.125 3.125], 'FaceColor',[1 1 1]);
rectangle('Position',[34.375 -96.875 3.125 3.125], 'FaceColor',[1 1 1]);
rectangle('Position',[31.25 -100 3.125 3.125], 'FaceColor',[0 0 0]);
rectangle('Position',[34.375 -100 3.125 3.125], 'FaceColor',[0 0 0]);
rectangle('Position',[37.5 -90.625 3.125 3.125], 'FaceColor',[0 0 0]);
rectangle('Position',[40.625 -90.625 3.125 3.125], 'FaceColor',[0 0 0]);
rectangle('Position',[37.5 -93.75 3.125 3.125], 'FaceColor',[1 1 1]);
rectangle('Position',[40.625 -93.75 3.125 3.125], 'FaceColor',[1 1 1]);
rectangle('Position',[43.75 -90.625 3.125 3.125], 'FaceColor',[0 0 0]);
rectangle('Position',[46.875 -90.625 3.125 3.125], 'FaceColor',[1 1 1]);
rectangle('Position',[43.75 -93.75 3.125 3.125], 'FaceColor',[1 1 1]);
rectangle('Position',[46.875 -93.75 3.125 3.125], 'FaceColor',[1 1 1]);
rectangle('Position',[37.5 -96.875 3.125 3.125], 'FaceColor',[1 1 1]);
rectangle('Position',[40.625 -96.875 3.125 3.125], 'FaceColor',[1 1 1]);
rectangle('Position',[37.5 -100 3.125 3.125], 'FaceColor',[0 0 0]);
rectangle('Position',[40.625 -100 3.125 3.125], 'FaceColor',[0 0 0]);
rectangle('Position',[43.75 -96.875 3.125 3.125], 'FaceColor',[1 1 1]);
rectangle('Position',[46.875 -96.875 3.125 3.125], 'FaceColor',[1 1 1]);
rectangle('Position',[43.75 -100 3.125 3.125], 'FaceColor',[0 0 0]);
rectangle('Position',[46.875 -100 3.125 3.125], 'FaceColor',[0 0 0]);
rectangle('Position',[56.25 -53.125 3.125 3.125], 'FaceColor',[0 0 0]);
rectangle('Position',[59.375 -53.125 3.125 3.125], 'FaceColor',[0 0 0]);
rectangle('Position',[56.25 -56.25 3.125 3.125], 'FaceColor',[0 0 0]);
rectangle('Position',[59.375 -56.25 3.125 3.125], 'FaceColor',[1 1 1]);
rectangle('Position',[56.25 -59.375 3.125 3.125], 'FaceColor',[0 0 0]);
rectangle('Position',[59.375 -59.375 3.125 3.125], 'FaceColor',[1 1 1]);
rectangle('Position',[56.25 -62.5 3.125 3.125], 'FaceColor',[0 0 0]);
rectangle('Position',[59.375 -62.5 3.125 3.125], 'FaceColor',[1 1 1]);
rectangle('Position',[62.5 -53.125 3.125 3.125], 'FaceColor',[0 0 0]);
rectangle('Position',[65.625 -53.125 3.125 3.125], 'FaceColor',[1 1 1]);
rectangle('Position',[62.5 -56.25 3.125 3.125], 'FaceColor',[1 1 1]);
rectangle('Position',[65.625 -56.25 3.125 3.125], 'FaceColor',[1 1 1]);
rectangle('Position',[87.5 -53.125 3.125 3.125], 'FaceColor',[1 1 1]);
rectangle('Position',[90.625 -53.125 3.125 3.125], 'FaceColor',[0 0 0]);
rectangle('Position',[87.5 -56.25 3.125 3.125], 'FaceColor',[1 1 1]);
rectangle('Position',[90.625 -56.25 3.125 3.125], 'FaceColor',[0 0 0]);
rectangle('Position',[93.75 -59.375 3.125 3.125], 'FaceColor',[1 1 1]);
rectangle('Position',[96.875 -59.375 3.125 3.125], 'FaceColor',[0 0 0]);
rectangle('Position',[93.75 -62.5 3.125 3.125], 'FaceColor',[1 1 1]);
rectangle('Position',[96.875 -62.5 3.125 3.125], 'FaceColor',[0 0 0]);
rectangle('Position',[93.75 -65.625 3.125 3.125], 'FaceColor',[1 1 1]);
rectangle('Position',[96.875 -65.625 3.125 3.125], 'FaceColor',[0 0 0]);
rectangle('Position',[93.75 -68.75 3.125 3.125], 'FaceColor',[1 1 1]);
rectangle('Position',[96.875 -68.75 3.125 3.125], 'FaceColor',[0 0 0]);
rectangle('Position',[50 -78.125 3.125 3.125], 'FaceColor',[1 1 1]);
rectangle('Position',[53.125 -78.125 3.125 3.125], 'FaceColor',[0 0 0]);
rectangle('Position',[50 -81.25 3.125 3.125], 'FaceColor',[1 1 1]);
rectangle('Position',[53.125 -81.25 3.125 3.125], 'FaceColor',[0 0 0]);
rectangle('Position',[50 -84.375 3.125 3.125], 'FaceColor',[1 1 1]);
rectangle('Position',[53.125 -84.375 3.125 3.125], 'FaceColor',[0 0 0]);
rectangle('Position',[50 -87.5 3.125 3.125], 'FaceColor',[1 1 1]);
rectangle('Position',[53.125 -87.5 3.125 3.125], 'FaceColor',[0 0 0]);
rectangle('Position',[62.5 -84.375 3.125 3.125], 'FaceColor',[1 1 1]);
rectangle('Position',[65.625 -84.375 3.125 3.125], 'FaceColor',[1 1 1]);
rectangle('Position',[62.5 -87.5 3.125 3.125], 'FaceColor',[0 0 0]);
rectangle('Position',[65.625 -87.5 3.125 3.125], 'FaceColor',[0 0 0]);
rectangle('Position',[68.75 -84.375 3.125 3.125], 'FaceColor',[1 1 1]);
rectangle('Position',[71.875 -84.375 3.125 3.125], 'FaceColor',[1 1 1]);
rectangle('Position',[68.75 -87.5 3.125 3.125], 'FaceColor',[0 0 0]);
rectangle('Position',[71.875 -87.5 3.125 3.125], 'FaceColor',[1 1 1]);
rectangle('Position',[50 -90.625 3.125 3.125], 'FaceColor',[1 1 1]);
rectangle('Position',[53.125 -90.625 3.125 3.125], 'FaceColor',[0 0 0]);
rectangle('Position',[50 -93.75 3.125 3.125], 'FaceColor',[1 1 1]);
rectangle('Position',[53.125 -93.75 3.125 3.125], 'FaceColor',[0 0 0]);
rectangle('Position',[50 -96.875 3.125 3.125], 'FaceColor',[1 1 1]);
rectangle('Position',[53.125 -96.875 3.125 3.125], 'FaceColor',[0 0 0]);
rectangle('Position',[50 -100 3.125 3.125], 'FaceColor',[0 0 0]);
rectangle('Position',[53.125 -100 3.125 3.125], 'FaceColor',[0 0 0]);
rectangle('Position',[62.5 -96.875 3.125 3.125], 'FaceColor',[1 1 1]);
rectangle('Position',[65.625 -96.875 3.125 3.125], 'FaceColor',[1 1 1]);
rectangle('Position',[62.5 -100 3.125 3.125], 'FaceColor',[0 0 0]);
rectangle('Position',[65.625 -100 3.125 3.125], 'FaceColor',[0 0 0]);
rectangle('Position',[68.75 -96.875 3.125 3.125], 'FaceColor',[1 1 1]);
rectangle('Position',[71.875 -96.875 3.125 3.125], 'FaceColor',[1 1 1]);
rectangle('Position',[68.75 -100 3.125 3.125], 'FaceColor',[0 0 0]);
rectangle('Position',[71.875 -100 3.125 3.125], 'FaceColor',[0 0 0]);
rectangle('Position',[75 -78.125 3.125 3.125], 'FaceColor',[0 0 0]);
rectangle('Position',[78.125 -78.125 3.125 3.125], 'FaceColor',[0 0 0]);
rectangle('Position',[75 -81.25 3.125 3.125], 'FaceColor',[1 1 1]);
rectangle('Position',[78.125 -81.25 3.125 3.125], 'FaceColor',[1 1 1]);
rectangle('Position',[87.5 -78.125 3.125 3.125], 'FaceColor',[0 0 0]);
rectangle('Position',[90.625 -78.125 3.125 3.125], 'FaceColor',[0 0 0]);
rectangle('Position',[87.5 -81.25 3.125 3.125], 'FaceColor',[1 1 1]);
rectangle('Position',[90.625 -81.25 3.125 3.125], 'FaceColor',[1 1 1]);
rectangle('Position',[93.75 -78.125 3.125 3.125], 'FaceColor',[0 0 0]);
rectangle('Position',[96.875 -78.125 3.125 3.125], 'FaceColor',[0 0 0]);
rectangle('Position',[93.75 -81.25 3.125 3.125], 'FaceColor',[1 1 1]);
rectangle('Position',[96.875 -81.25 3.125 3.125], 'FaceColor',[0 0 0]);
rectangle('Position',[93.75 -84.375 3.125 3.125], 'FaceColor',[1 1 1]);
rectangle('Position',[96.875 -84.375 3.125 3.125], 'FaceColor',[0 0 0]);
rectangle('Position',[93.75 -87.5 3.125 3.125], 'FaceColor',[1 1 1]);
rectangle('Position',[96.875 -87.5 3.125 3.125], 'FaceColor',[0 0 0]);
rectangle('Position',[81.25 -90.625 3.125 3.125], 'FaceColor',[0 0 0]);
rectangle('Position',[84.375 -90.625 3.125 3.125], 'FaceColor',[0 0 0]);
rectangle('Position',[81.25 -93.75 3.125 3.125], 'FaceColor',[1 1 1]);
rectangle('Position',[84.375 -93.75 3.125 3.125], 'FaceColor',[1 1 1]);
rectangle('Position',[75 -96.875 3.125 3.125], 'FaceColor',[1 1 1]);
rectangle('Position',[78.125 -96.875 3.125 3.125], 'FaceColor',[1 1 1]);
rectangle('Position',[75 -100 3.125 3.125], 'FaceColor',[0 0 0]);
rectangle('Position',[78.125 -100 3.125 3.125], 'FaceColor',[0 0 0]);
rectangle('Position',[81.25 -96.875 3.125 3.125], 'FaceColor',[1 1 1]);
rectangle('Position',[84.375 -96.875 3.125 3.125], 'FaceColor',[1 1 1]);
rectangle('Position',[81.25 -100 3.125 3.125], 'FaceColor',[0 0 0]);
rectangle('Position',[84.375 -100 3.125 3.125], 'FaceColor',[0 0 0]);
rectangle('Position',[93.75 -90.625 3.125 3.125], 'FaceColor',[1 1 1]);
rectangle('Position',[96.875 -90.625 3.125 3.125], 'FaceColor',[0 0 0]);
rectangle('Position',[93.75 -93.75 3.125 3.125], 'FaceColor',[1 1 1]);
rectangle('Position',[96.875 -93.75 3.125 3.125], 'FaceColor',[0 0 0]);
rectangle('Position',[87.5 -96.875 3.125 3.125], 'FaceColor',[1 1 1]);
rectangle('Position',[90.625 -96.875 3.125 3.125], 'FaceColor',[1 1 1]);
rectangle('Position',[87.5 -100 3.125 3.125], 'FaceColor',[0 0 0]);
rectangle('Position',[90.625 -100 3.125 3.125], 'FaceColor',[0 0 0]);
rectangle('Position',[93.75 -96.875 3.125 3.125], 'FaceColor',[1 1 1]);
rectangle('Position',[96.875 -96.875 3.125 3.125], 'FaceColor',[0 0 0]);
rectangle('Position',[93.75 -100 3.125 3.125], 'FaceColor',[0 0 0]);
rectangle('Position',[96.875 -100 3.125 3.125], 'FaceColor',[0 0 0]);
X=[93.3333,87.5,84.375,81.25,78.125,78.125,81.25,84.375,85.625,85,84.375,81.25,75,68.75,65.625,62.5,61.25,59.375,56.25,50,43.75,37.5,31.25,25,18.75,12.5,12.5,12.5,6.66667,6.66667];
Y=[-6.66667,-12.5,-15.625,-18.75,-21.875,-25,-28.125,-31.25,-34.375,-37.5,-40.625,-43.75,-43.75,-50,-53.125,-56.25,-59.375,-62.5,-62.5,-62.5,-56.25,-50,-43.75,-37.5,-31.25,-25,-18.75,-12.5,-6.66667,-6.66667];
hold on;
plot(X,Y,'r');
plot(X,Y,'bo');
legend('321.187','Location','southoutside');
